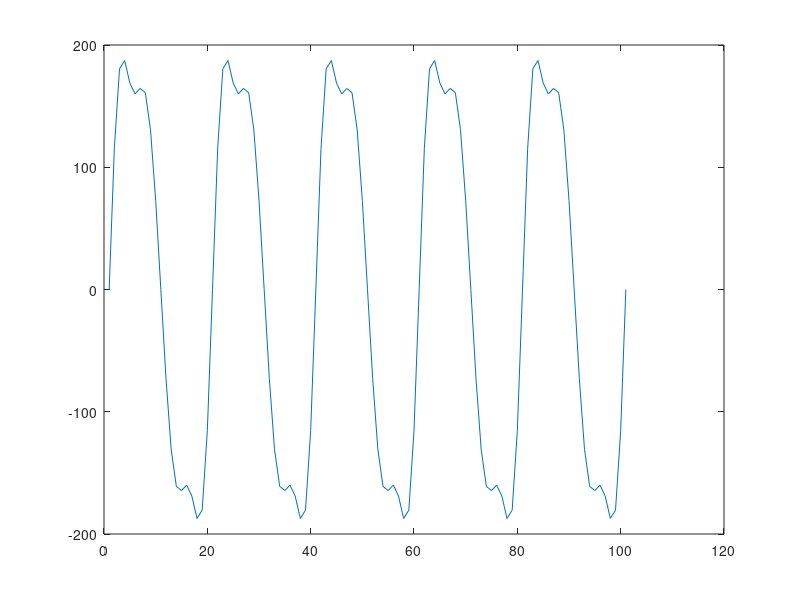

Here is the MATLAB script that generated this plot:
clc;
close all;
clear all;

Fs = 1000;
ts = 1/Fs;
f = 50;

t = 0:ts: 100*ts;
H1 = 200;
H2 = 20;
H3 = 40; 
H4 = 10;
H5 = 6;
H6 = 3;
H7 = 1;
H8 = 0.5;
H9 = 0.1;
H10 = 0.1
x = H1*sin(2*pi*f*t)+H2*sin(2*pi*2*f*t)+H3*sin(2*pi*3*f*t)+H4*sin(2*pi*4*f*t);
plot(x);